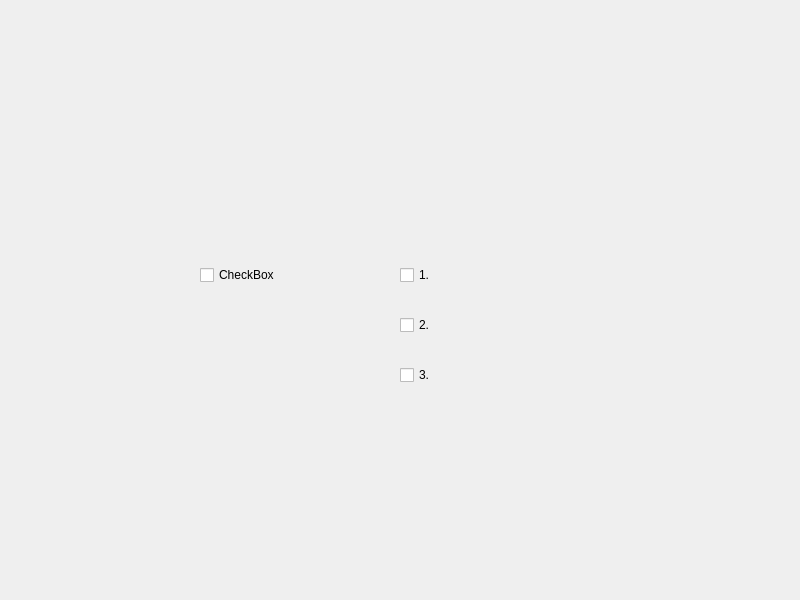
<?xml version="1.0" encoding="UTF-8"?>
<ui version="4.0">
 <class>Widget</class>
 <widget class="QWidget" name="Widget">
  <property name="geometry">
   <rect>
    <x>0</x>
    <y>0</y>
    <width>800</width>
    <height>600</height>
   </rect>
  </property>
  <property name="windowTitle">
   <string>Widget</string>
  </property>
  <widget class="QCheckBox" name="checkBox">
   <property name="geometry">
    <rect>
     <x>200</x>
     <y>250</y>
     <width>120</width>
     <height>50</height>
    </rect>
   </property>
   <property name="text">
    <string>CheckBox</string>
   </property>
   <property name="tristate">
    <bool>true</bool>
   </property>
  </widget>
  <widget class="QCheckBox" name="checkBox_2">
   <property name="geometry">
    <rect>
     <x>400</x>
     <y>350</y>
     <width>120</width>
     <height>50</height>
    </rect>
   </property>
   <property name="text">
    <string>3.</string>
   </property>
   <property name="tristate">
    <bool>true</bool>
   </property>
   <attribute name="buttonGroup">
    <string notr="true">buttonGroup</string>
   </attribute>
  </widget>
  <widget class="QCheckBox" name="checkBox_3">
   <property name="geometry">
    <rect>
     <x>400</x>
     <y>300</y>
     <width>120</width>
     <height>50</height>
    </rect>
   </property>
   <property name="text">
    <string>2.</string>
   </property>
   <property name="tristate">
    <bool>true</bool>
   </property>
   <attribute name="buttonGroup">
    <string notr="true">buttonGroup</string>
   </attribute>
  </widget>
  <widget class="QCheckBox" name="checkBox_4">
   <property name="geometry">
    <rect>
     <x>400</x>
     <y>250</y>
     <width>120</width>
     <height>50</height>
    </rect>
   </property>
   <property name="text">
    <string>1.</string>
   </property>
   <property name="tristate">
    <bool>true</bool>
   </property>
   <attribute name="buttonGroup">
    <string notr="true">buttonGroup</string>
   </attribute>
  </widget>
 </widget>
 <resources/>
 <connections/>
 <buttongroups>
  <buttongroup name="buttonGroup"/>
 </buttongroups>
</ui>
